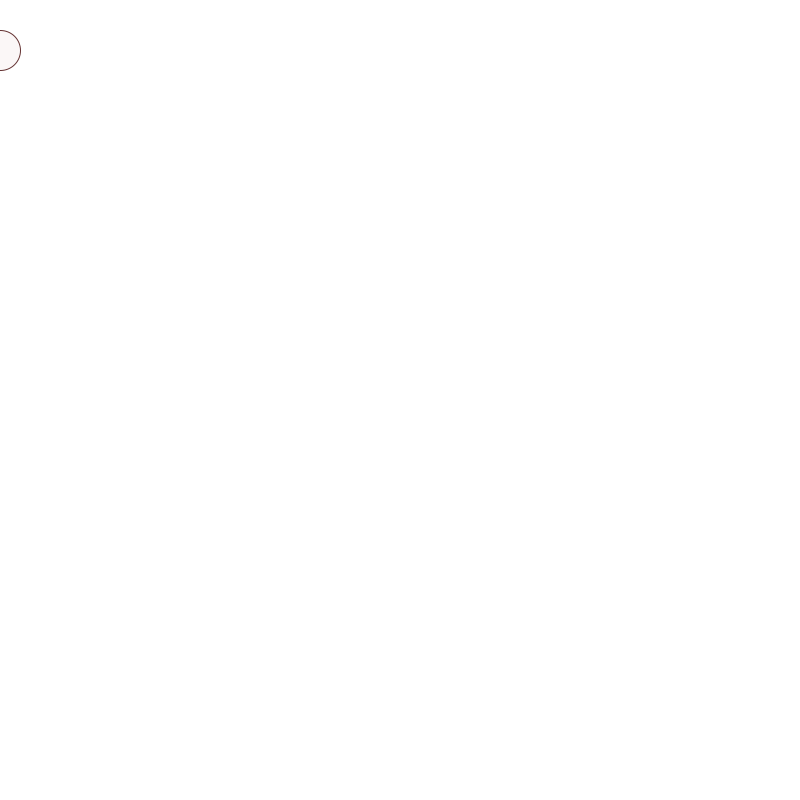
Frame 1 (no input)
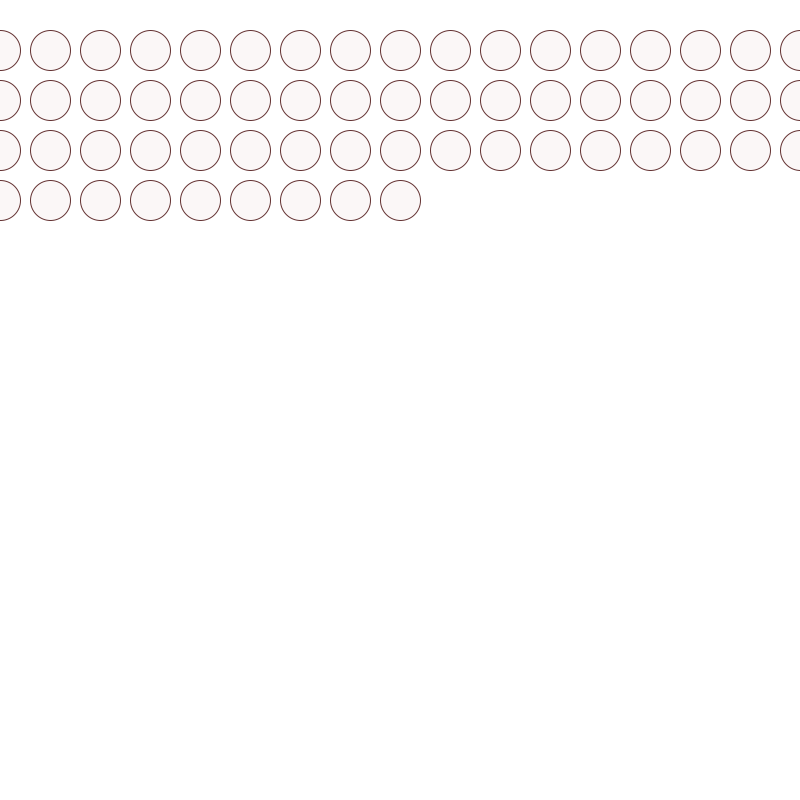
Frame 60 (the mouse pressed at the canvas centre just before this capture)
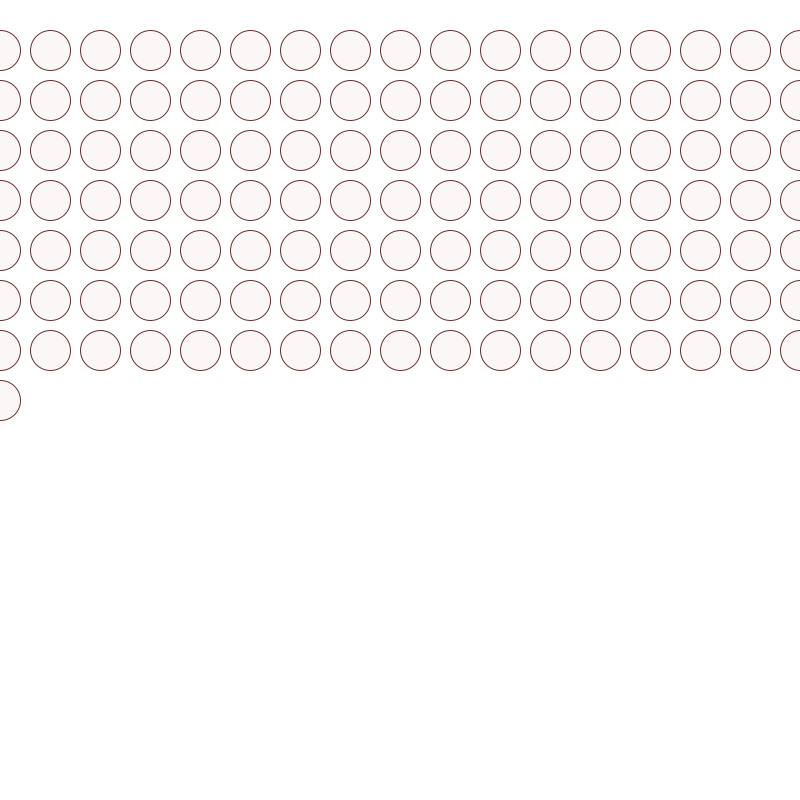
Frame 120 (the mouse held since frame 60 and released just before this capture)

The Processing sketch that drew these frames (run headless with seeded random() and noise(); from frame 60 on, the mouse is pressed at the canvas centre):

// Processing sketch: ejercicio_1_clase_semana_6_
// ── ejercicio_1_clase_semana_6_.pde
int x = 0;
int y = 50;

float level;
float rad;

void setup() {
 size(800, 800);
 background (255);
 noStroke();
}

void draw() {
  level = random(0, 1);
  // el tamaño de los circulos
  rad = (level * width/3);
  
 if (y < height) {
   fill(150, 50, 40, 10);
   stroke(100, 50, 50);
   ellipse(x, y, 40, 40);
   delay(100);
   x += 50;

   if (x > width) {
   x = 0;
   y += 50;
   }
 }
}
